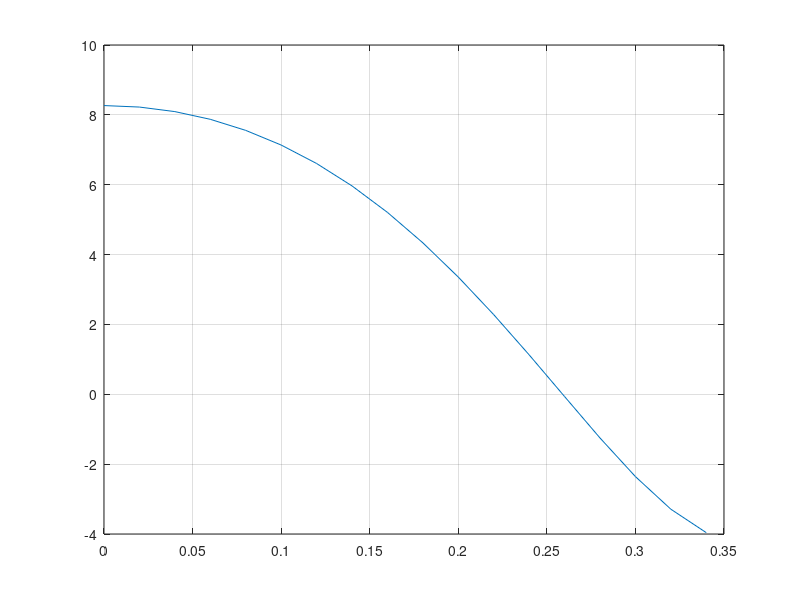

Reproduce this figure in MATLAB.
clear; clc
ap=1;
ar=15;
wp=0.2*pi; 
wr=0.3*pi;
T=1;

Wp=wp/T; Wr=wr/T;

N=(log10((10^(ar/10)-1)/(10^(ap/10)-1)))/(2*log10(Wr/Wp));
N=ceil(N);

Wc=Wp/(10^(ap/10)-1)^(1/(2*N));

k=0:N-1;%k's para generar las fases de s_k
theta=(pi*(N+1)+k*(2*pi))/(2*N);%fase de Sk en forma fasorial
j=sqrt(-1);

sk=Wc*cos(theta)+j*Wc*sin(theta);%cambiar la forma fosorial a forma de euler
%Construir  Ha(a)
B=Wc^N;%numerador de Ha
A=poly(sk);%denominador de Ha

%Hallamos los polos de Ha
[R,P,K]=residue(B,A);%Residues Poles Kpolinomios
pk=exp(P*T);%polos digitales en base a los polos de Ha
[b,a]=residuez(R,pk,K);%digital en e^jw, usamos pk que son los nuevos polos de Ha

b=real(b);
a=real(a);

w=0:pi/50:0.35*pi;
H=freqz(b,a,w);%en dominio Z
%plot la respuesta en frecuencia Z
Hdb=20*log10(abs(H));
plot(w/pi,Hdb);
grid on;
